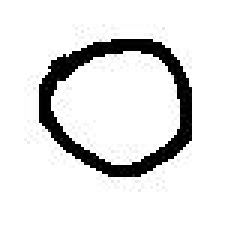
#> input picture Images/circle/Circle1821.jpg, 80 x 80 px (shown 3 times larger); its folder holds 4 pictures in this run
$ python Train_SKL.py   (older library calls are emulated)
#> lines starting #> are read from the running program, lines starting #| are printed output that depends on the picture; after the words box and inside, x2 and y2 are one past the last pixel; in counts of white or black regions, pixels touching at a corner belong together; pictures that were not available may be replaced by others from this repository, and a replacement may not be noted
'''
Machine Learning I - Project
Authors:    Sam Cohen
            Luis Alberto
            Rich Gude

This file is the training file for the SKLearn Multi-Layer Perceptron (MLP) Neural Network.  This file imports image
files of circles, rectangles, squares, and triangles and outputs a neural network that can predict the classification
of a drawn shape into one of the four aforementioned groups.

The output from this file is three objects:
1. A pkl file for the standard scalar object against which new drawn images will be standardized
2. A pkl file for the SKLearn MLP neural network object used for classifying new drawn images into 1 of 4 classes
3. A txt file identifying the metrics of the MLP model (training set size and model outputs)
'''

#::------------------------------------------------------------------------------------
## Libraries
#::------------------------------------------------------------------------------------

import os                       # Used to manipulate and pull in data files
import cv2                      # Used to store jpg files
import numpy as np              # Used for array characterization
import joblib
from sklearn import preprocessing
import matplotlib.pyplot as plt
import random
import warnings
from sklearn.model_selection import train_test_split
from sklearn.preprocessing import StandardScaler
from sklearn import metrics
from sklearn.metrics import confusion_matrix
import seaborn as sns
from sklearn.metrics import accuracy_score
from sklearn.metrics import classification_report
import pandas as pd
from sklearn.neural_network import MLPClassifier
import timeit                  # Used for determining processing time for MLP

warnings.filterwarnings("ignore")

#::------------------------------------------------------------------------------------
## FUNCTIONS
#::------------------------------------------------------------------------------------

# [128 lines left out: functions mode, image_resize, sp_noise, not called in this run]

def augment (x_train, y_train, f = 0):
    '''
    Generate new images of minority classes via augmentation to a minimum value of "f"
    "f" defaults to the maximum count of any class, unless specified, so all classes have equal representation in model.
    New images are either rotated 90, rotated 180, flipped, switched or noised.
    This function requires that the x_train and y_train arrays are symmetrical (i.e., tied to each other) and sorted
    according to the classes in y_train.
    '''

    # Generate a count of all classes in the presented, training dataset
    unique, count = np.unique(y_train, return_counts=True)

    print("Training set:")
    print("Circles:", count[0])
    print("Rectangles:", count[1])
    print("Squares:", count[2])
    print("Triangles:", count[3])
    print("Total:", len(y_train))
    print("-"*50)

    print("Data Augmentation...")
    x_train_new = []
    y_train_new = []

    # If "f" is unspecified, set it to the maximum count of any particular class so that each class is represented
    # equally
    if f == 0:
        f = max(count)

    print("-"*50)
    # For each class ('circle', 'rectangle', 'square', or 'triangle'):
    for i in range(len(unique)):
        # If the count of any class is below the minimum:
        if count[i] < f:
            # k is the iterable for a while loop; k needs to start at the index of the first instance of each class
            k = np.where(y_train == unique[i])[0][0]
            print(k)
            while count[y_train[k]] < f:
                # Randomly choose one of five options for image augmentation:
                rn = random.randint(0,4)
                if rn == 0:
                    '''
                    Flip the image along the Y-axis
                    '''
                    x_temp = np.fliplr(x_train[k])
                    # print("Flipped", y_train[k])
                    # plt.imshow(x_train[k])
                    # plt.show()

                elif rn ==1:
                    '''
                    Adds noise to an image
                    '''
                    x_temp = sp_noise(x_train[k], 0.01)
                    # print("Noised", y_train[k])
                    # plt.imshow(x_train[k])
                    # plt.show()


                elif rn ==2:
                    '''
                    Rotates 90 degrees
                    Source: https://www.programcreek.com/python/example/89459/cv2.getRotationMatrix2D
                    '''
                    rows, cols = x_train[k].shape[:2]
                    M = cv2.getRotationMatrix2D((cols / 2, rows / 2), 90, 1)
                    x_temp = cv2.warpAffine(x_train[k], M, (cols, rows))
                    # print("Rotated 30", y_train[k])
                    # plt.imshow(x_train[k])
                    # plt.show()


                elif rn == 3:
                    '''
                    Translation of image
                    Source: http: // wiki.lofarolabs.com / index.php / Translation_of_image
                    '''
                    # shifting the image 100 pixels in both dimensions
                    rows, cols = x_train[k].shape[:2]
                    M = np.float32([[1, 0, -5], [0, 1, -5]])
                    x_temp = cv2.warpAffine(x_train[k], M, (cols, rows))
                    # print("Shifted", y_train[k])
                    # plt.imshow(x_train[k])
                    # plt.show()


                elif rn == 4:
                    '''
                    Rotates in 180 degrees
                    Source: https://www.programcreek.com/python/example/89459/cv2.getRotationMatrix2D
                    '''
                    rows, cols = x_train[k].shape[:2]
                    M = cv2.getRotationMatrix2D((cols / 2, rows / 2), 180, 1)
                    x_temp = cv2.warpAffine(x_train[k], M, (cols, rows))
                    # print("Rotated 180", y_train[k])
                    # plt.imshow(x_train[k])
                    # plt.show()

                x_train_new.append(x_temp)
                # print("New image saved as:", y_train[k])
                y_train_new.append(y_train[k])
                # print("Labeled as:", y_train[k])
                count[y_train[k]] += 1
                # print("-" * 50)

                # if the k iterable reaches the end of the indexes of x_train without the count of the class reaching
                # f, reset k to initial (and begin going back through x_train for more augmentation), else add 1 to k.
                if (k - np.where(y_train == unique[i])[0][0]) < count[i]:
                    k += 1
                else:
                    k = np.where(y_train == unique[i])[0][0]

    x_train_new = np.array(x_train_new)
    print(x_train_new.shape, f)
    x_train = np.append(x_train, x_train_new, axis=0)
    y_train_new = np.array(y_train_new)
    y_train = np.append(y_train, y_train_new, axis=0)

    print("Training set after data augmentation:")
    print("Circles:", count[0])
    print("Rectangles:", count[1])
    print("Squares:", count[2])
    print("Triangles:", count[3])
    print("Total:", len(y_train))
    print("-" * 50)
    return x_train, y_train

# [46 lines left out: functions namestr, no_transformation, edge_detection, feature_creation, not called in this run]

def threshold(img):
    '''
    Inverts color scheme (black = white) based on a threshold.
    The second parameter (first number after img) is the threshold value.
    Any pixel above that value will be black, anything below will be white.
    Returns a black and white image.
    '''
    ret, img_threshold = cv2.threshold(img, 220, 255, cv2.THRESH_BINARY)
    return img_threshold

#############################################################################################################

#::------------------------------------------------------------------------------------
##PREPROCESSING
#::------------------------------------------------------------------------------------

# Specify current working directory:
os.chdir('..')
cwd = os.getcwd()

# Identify files for images
circleFiles = os.listdir(os.path.join(cwd, 'Images/circle'))
rectangleFiles = os.listdir(os.path.join(cwd, 'Images/rectangle'))
squareFiles = os.listdir(os.path.join(cwd, 'Images/square'))
triangleFiles = os.listdir(os.path.join(cwd, 'Images/triangle'))

circleImages = []
for i in range(len(circleFiles)):
    preIm = cv2.imread(os.path.join(cwd, 'Images/circle/', circleFiles[i]), 0)
#> preIm is the input picture: shape (80, 80); min 0, max 255, mean 228.8
    height, width = preIm.shape
#> height = 80; width = 80

    # applying canny edge detection
    edged = cv2.Canny(preIm, 10, 250)
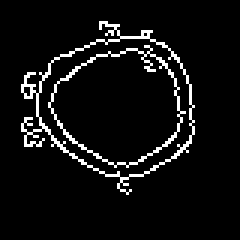
#> edged: shape (80, 80) (shown 3 times larger); 6.2% white in thin lines or dots, all inside (x1, y1, x2, y2) = (7, 7, 65, 65)

    # finding contours
    (_, cnts, _) = cv2.findContours(edged.copy(), cv2.RETR_EXTERNAL, cv2.CHAIN_APPROX_SIMPLE)
#> cnts = 1 contour; box (x1, y1, x2, y2) and area: (7, 7, 65, 65) 1907
    idx = 0
    for c in cnts:
        x, y, w, h = cv2.boundingRect(c)
        if w > h:
            idx += 1
            preImg = preIm[y:y + w, x:x + w]
        else:
            idx += 1
            preImg = preIm[y:y + h, x:x + h]
#> this loop made 1 pass
#> (x, y, w, h, idx) on pass 1: (7, 7, 58, 58, 1)
#> pass 1, `preImg = preIm[y:y + h, x:x + h]`:
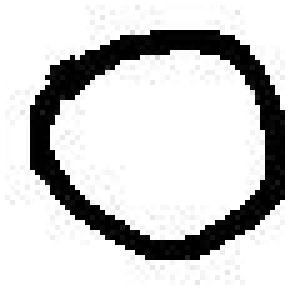
#> preImg: shape (58, 58) (shown 5 times larger); min 0, max 255, mean 205.1
#> after the loop, idx = 1
            # cropping images
            #cv2.imwrite("cropped/" + str(idx) + '.png', new_img)

    # resize to an 80x80 image:
    preIm = cv2.resize(preImg, (80, 80), interpolation=cv2.INTER_AREA)
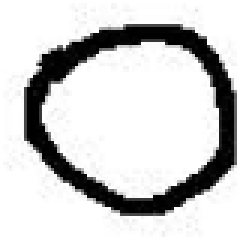
#> preIm: shape (80, 80) (shown 3 times larger); min 0, max 255, mean 205.1


    # PREPROCESSING: threshold
    preIm = threshold(preIm)
#> in threshold, `ret, img_threshold = cv2.threshold(img, 220, 255, cv2.THRESH_BINARY)`:
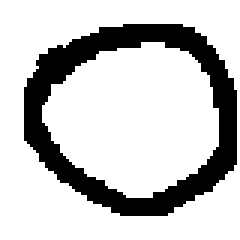
#> img_threshold: shape (80, 80) (shown 3 times larger); 77.9% white; 1 black region, box (x1, y1, x2, y2) and area: (8, 8, 79, 72) 1417

    circleImages.append(preIm)
#> pass 2 of the loop `for i in range(len(circleFiles)):`:
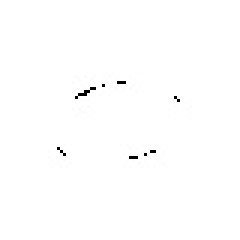
#> input picture Images/circle/circle219.jpg, 80 x 80 px (shown 3 times larger)
#> preIm is the input picture: shape (80, 80); min 0, max 255, mean 254
#> `edged = cv2.Canny(preIm, 10, 250)`:
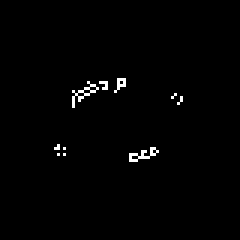
#> edged: shape (80, 80) (shown 3 times larger); 1.1% white in thin lines or dots, all inside (x1, y1, x2, y2) = (18, 26, 61, 54)
#> `(_, cnts, _) = cv2.findContours(edged.copy(), cv2.RETR_EXTERNAL, cv2.C..`: cnts = 10 contours, all with area under 20
#> the loop `for c in cnts:` made 10 passes
#> (c, x, y, w, h, preImg) on passes 5 to 7: ([[19, 48], [18, 49], [19, 49]], 18, 48, 2, 2, [[255, 254], [255, 1]]), ([[60, 32], [60, 33], [59, 34], [60, 33]], 59, 32, 2, 3, [[255, 251, 255], [0, 255, 255], [255, 254, 253]]), ([[58, 31], [57, 32]], 57, 31, 2, 2, [[255, 255], [255, 0]])
#> after the loop `for c in cnts:`: idx = 10
#> `preIm = cv2.resize(preImg, (80, 80), interpolation=cv2.INTER_AREA)`:
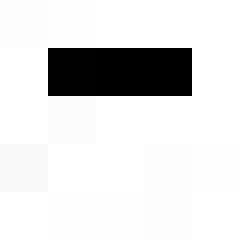
#> preIm: shape (80, 80) (shown 3 times larger); min 0, max 255, mean 223.7
#> img_threshold: shape (80, 80); 88% white; 1 black region, box (x1, y1, x2, y2) and area: (16, 16, 64, 32) 768
#> pass 3 of the loop `for i in range(len(circleFiles)):`:
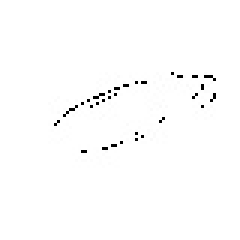
#> input picture Images/circle/circle221.jpg, 80 x 80 px (shown 3 times larger)
#> preIm is the input picture: shape (80, 80); min 0, max 255, mean 252.7
#> `edged = cv2.Canny(preIm, 10, 250)`:
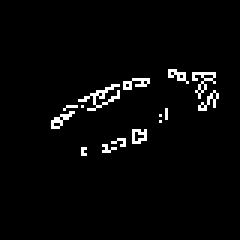
#> edged: shape (80, 80) (shown 3 times larger); 2.9% white in thin lines or dots, all inside (x1, y1, x2, y2) = (17, 23, 73, 52)
#> `(_, cnts, _) = cv2.findContours(edged.copy(), cv2.RETR_EXTERNAL, cv2.C..`: cnts = 15 contours, all with area under 20
#> the loop `for c in cnts:` made 15 passes
#> (x, y, w, h, preImg) on passes 1, 5, 6, 9: (27, 49, 2, 3, [[255, 255, 254], [0, 0, 254], [253, 253, 255]]), (53, 40, 1, 1, [1]), (53, 38, 1, 1, [255]), (27, 35, 1, 1, [255])
#> after the loop `for c in cnts:`: idx = 15
#> in threshold (call 3), `ret, img_threshold = cv2.threshold(img, 220, 255, cv2.THRESH_BINARY)`:
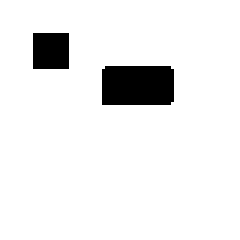
#> img_threshold: shape (80, 80) (shown 3 times larger); 92.9% white; 2 black regions
#> the loop made 4 passes; the first 3 are shown

rectangleImages = []
#> rectangleImages = []
for i in range(len(rectangleFiles)):
    preIm = cv2.imread(os.path.join(cwd, 'Images/rectangle/', rectangleFiles[i]), 0)
    height, width = preIm.shape

    # applying canny edge detection
    edged = cv2.Canny(preIm, 10, 250)

    # finding contours
    (_, cnts, _) = cv2.findContours(edged.copy(), cv2.RETR_EXTERNAL, cv2.CHAIN_APPROX_SIMPLE)
#> cnts = 1 contour; box (x1, y1, x2, y2) and area: (7, 7, 65, 65) 1907
    idx = 0
    for c in cnts:
        x, y, w, h = cv2.boundingRect(c)
        if w > h:
            idx += 1
            preImg = preIm[y:y + w, x:x + w]
        else:
            idx += 1
            preImg = preIm[y:y + h, x:x + h]
#> after the loop, idx = 1
            # cropping images
            #cv2.imwrite("cropped/" + str(idx) + '.png', new_img)


    # resize to an 80x80 image:
    preIm = cv2.resize(preImg, (80, 80), interpolation=cv2.INTER_AREA)

    # PREPROCESSING: set all pixel values by a threshold

    preIm = threshold(preIm)

    rectangleImages.append(preIm)

squareImages = []
for i in range(len(squareFiles)):
    preIm = cv2.imread(os.path.join(cwd, 'Images/square/', squareFiles[i]), 0)
    height, width = preIm.shape

    # applying canny edge detection
    edged = cv2.Canny(preIm, 10, 250)

    # finding contours
    (_, cnts, _) = cv2.findContours(edged.copy(), cv2.RETR_EXTERNAL, cv2.CHAIN_APPROX_SIMPLE)
    idx = 0
    for c in cnts:
        x, y, w, h = cv2.boundingRect(c)
        if w > h:
            idx += 1
            preImg = preIm[y:y + w, x:x + w]
        else:
            idx += 1
            preImg = preIm[y:y + h, x:x + h]
#> after the loop, idx = 1
            # cropping images
            #cv2.imwrite("cropped/" + str(idx) + '.png', new_img)


    # resize to an 80x80 image:
    preIm = cv2.resize(preImg, (80, 80), interpolation=cv2.INTER_AREA)

    # PREPROCESSING: threshold
    preIm = threshold(preIm)

    squareImages.append(preIm)

triangleImages = []
for i in range(len(triangleFiles)):
    preIm = cv2.imread(os.path.join(cwd, 'Images/triangle/', triangleFiles[i]), 0)
    height, width = preIm.shape

    # applying canny edge detection
    edged2 = cv2.Canny(preIm, 10, 250)

    # finding contours
    (_, cnts, _) = cv2.findContours(edged2.copy(), cv2.RETR_EXTERNAL, cv2.CHAIN_APPROX_SIMPLE)
    idx = 0
    for c in cnts:
        x, y, w, h = cv2.boundingRect(c)
        if w > h:
            idx += 1
            preImg = preIm[y:y + w, x:x + w]
        else:
            idx += 1
            preImg = preIm[y:y + h, x:x + h]
#> after the loop, idx = 1
            # cropping images
            #cv2.imwrite("cropped/" + str(idx) + '.png', new_img)

            # cropping images

    # resize to an 80x80 image:
    preIm = cv2.resize(preImg, (80, 80), interpolation=cv2.INTER_AREA)

    # PREPROCESSING: threshold
    preIm = threshold(preIm)

    triangleImages.append(preIm)

#Source of "Find and Crop" function: https://github.com/imneonizer/Find-and-crop-objects-From-images-using-OpenCV-and-Python/blob/master/crop_objects.py

#############################################################################################################

'''
Save each image list as a 3D np array along with a classification array (circle, rectangle, square, or triangle)
'''
npCirc, npCircLab = np.array(circleImages), np.array(['circle']*len(circleImages))
npRect, npRectLab = np.array(rectangleImages), np.array(['rectangle']*len(rectangleImages))
npSqur, npSqurLab = np.array(squareImages), np.array(['square']*len(squareImages))
npTrig, npTrigLab = np.array(triangleImages), np.array(['triangle']*len(triangleImages))

#############################################################################################################

#::------------------------------------------------------------------------------------
##PREPROCESSING
#::------------------------------------------------------------------------------------

print("Starting image and label pre-processing...")

print("-"*50)

# look at labels and images shape
label_data = np.append(npCircLab, np.append(npRectLab, np.append(npSqurLab, npTrigLab)))
print("Labels shape:", label_data.shape)
#| Labels shape: (7,)

#One-hot encoding: Convert text-based labels to numbers
le = preprocessing.LabelEncoder()
le.fit(label_data)
integer_labels = le.transform(label_data)

#Confirm we have 4 unique classes
print('Unique classes:', le.classes_)
print("")
print("Images and labels successfully preprocessed!")
print("-"*50)

#::------------------------------------------------------------------------------------
##MODELING
#::------------------------------------------------------------------------------------

x = np.append(npCirc, np.append(npRect, np.append(npSqur, npTrig, axis=0), axis=0), axis=0)
y = integer_labels

# Generate a count of all classes in the presented, training dataset
unique, count = np.unique(y, return_counts=True)

print("Count classes before Data Split")
print("Circles:", count[0])
print("Rectangles:", count[1])
print("Squares:", count[2])
print("Triangles:", count[3])
print("Total:", len(y))
print("-" * 50)

#::---------------------------------------------------------------------------------
## Create a .txt output of model precursors and results
#::---------------------------------------------------------------------------------
# Generate a count of all classes in the total dataset before augmentation
unique, count = np.unique(y, return_counts=True)

file = open('ModelOutput_SKL.txt', 'w+')
file.write('Count of Total Images before Augmentation:\n')
file.write("Circles:\t\t%d\n" % count[0])
file.write("Rectangles:\t\t%d\n" % count[1])
file.write("Squares:\t\t%d\n" % count[2])
file.write("Triangles:\t\t%d\n" % count[3])
file.write("Total:\t\t%d\n" % len(y))
file.write("-"*50)
file.close()

x, y = augment(x, y)
#> (the run stopped early here; a loop or call above may not have finished)
